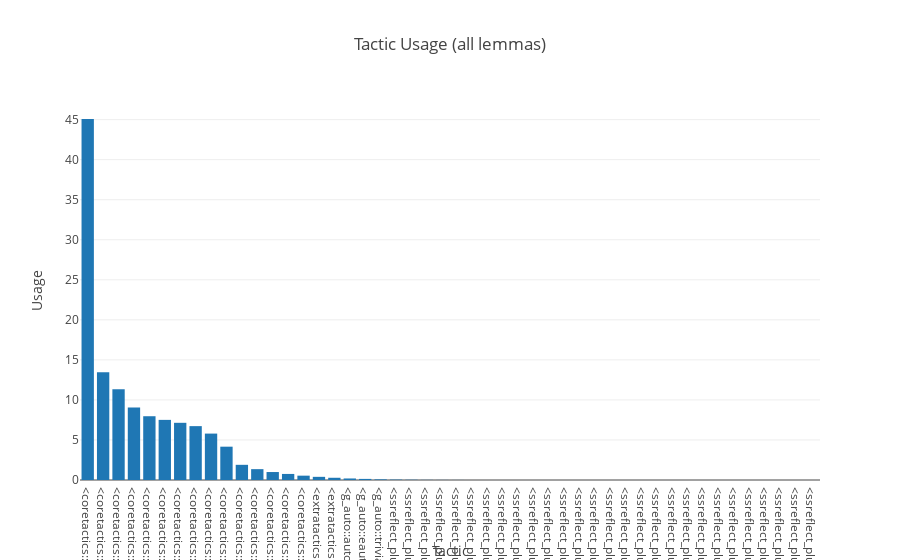

Here is the notebook cell this chart was saved with:
### Code cell
import plotly
import plotly.plotly as py
import plotly.graph_objs as go

tactic_hist = tactr_stats.avg_hist(f_sort=True)
data = [go.Bar(x=[p[0] for p in tactic_hist], y=[p[1] for p in tactic_hist])]

layout = go.Layout(
    title='Tactic Usage (all lemmas)',
    xaxis=dict(
        title='Tactic'
    ),
    yaxis=dict(
        title='Usage',
    ),
)
fig = go.Figure(data=data, layout=layout)
plotly.offline.init_notebook_mode(connected=True)
plotly.offline.iplot(fig, filename='tactic-hist')

### Figure 1 — Plotly figure (JSON) as saved in the notebook; plotly's stock layout.template omitted (floating-point values rounded to 4 significant figures)
{"data": [{"type": "bar", "x": ["<coretactics::intro@0>", "<coretactics::assumption@0>", "<coretactics::clear@0>", "<coretactics::clearbody@0>", "<coretactics::constructor@0>", "<coretactics::constructor@1>", "<coretactics::exact@0>", "<coretactics::exists@1>", "<coretactics::left@0>", "<coretactics::reflexivity@0>", "<coretactics::right@0>", "<coretactics::right_with@0>", "<coretactics::split@0>", "<coretactics::symmetry@0>", "<coretactics::transitivity@0>", "<extratactics::contradiction@0>", "<extratactics::discriminate@0>", "<g_auto::auto@0>", "<g_auto::eauto@0>", "<g_auto::trivial@0>", "<ssreflect_plugin::ssrapply@0>", "<ssreflect_plugin::ssrapply@1>", "<ssreflect_plugin::ssrcase@0>", "<ssreflect_plugin::ssrcase@1>", "<ssreflect_plugin::ssrclear@0>", "<ssreflect_plugin::ssrcongr@0>", "<ssreflect_plugin::ssrelim@0>", "<ssreflect_plugin::ssrexact@0>", "<ssreflect_plugin::ssrhave@0>", "<ssreflect_plugin::ssrexact@1>", "<ssreflect_plugin::ssrwlogss@0>", "<ssreflect_plugin::ssrwlogs@0>", "<ssreflect_plugin::ssrwlog@0>", "<ssreflect_plugin::ssrwithoutlossss@0>", "<ssreflect_plugin::ssrwithoutloss@0>", "<ssreflect_plugin::ssrtclseq@0>", "<ssreflect_plugin::ssrtclintros@0>", "<ssreflect_plugin::ssrtcldo@0>", "<ssreflect_plugin::ssrtclby@0>", "<ssreflect_plugin::ssrsuffices@0>", "<ssreflect_plugin::ssrsuff@0>", "<ssreflect_plugin::ssrset@0>", "<ssreflect_plugin::ssrrewrite@0>", "<ssreflect_plugin::ssrpose@2>", "<ssreflect_plugin::ssrpose@0>", "<ssreflect_plugin::ssrmove@2>", "<ssreflect_plugin::ssrmove@1>", "<ssreflect_plugin::ssrmove@0>"], "y": [45.08, 13.46, 11.33, 9.039, 7.963, 7.508, 7.141, 6.727, 5.796, 4.161, 1.895, 1.354, 0.9951, 0.757, 0.5423, 0.3951, 0.2789, 0.1908, 0.1373, 0.08028, 0.05, 0.03099, 0.0162, 0.01056, 0.006338, 0.003521, 0.002817, 0.001408, 0.0007042, 0.0007042, 0, 0, 0, 0, 0, 0, 0, 0, 0, 0, 0, 0, 0, 0, 0, 0, 0, 0]}], "layout": {"title": "Tactic Usage (all lemmas)", "xaxis": {"title": "Tactic"}, "yaxis": {"title": "Usage"}}}
